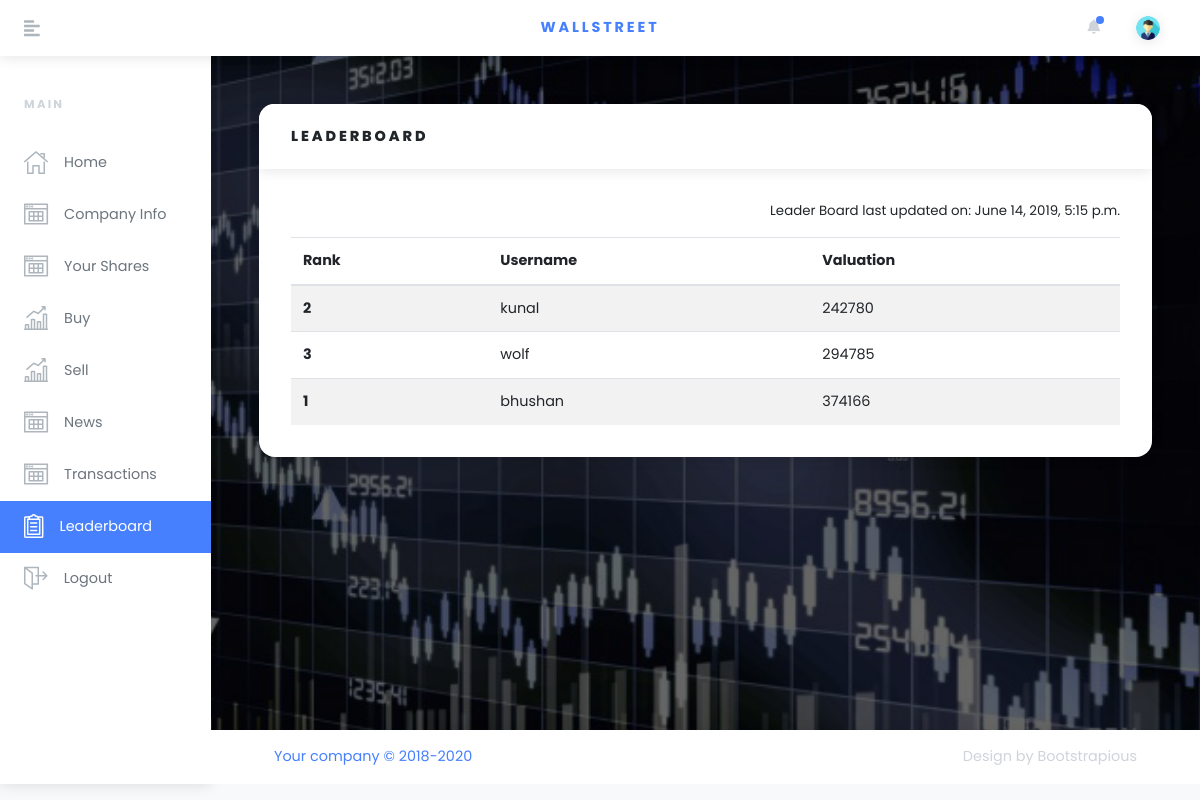
The app's page /leaderboard/ (signed in), older data.
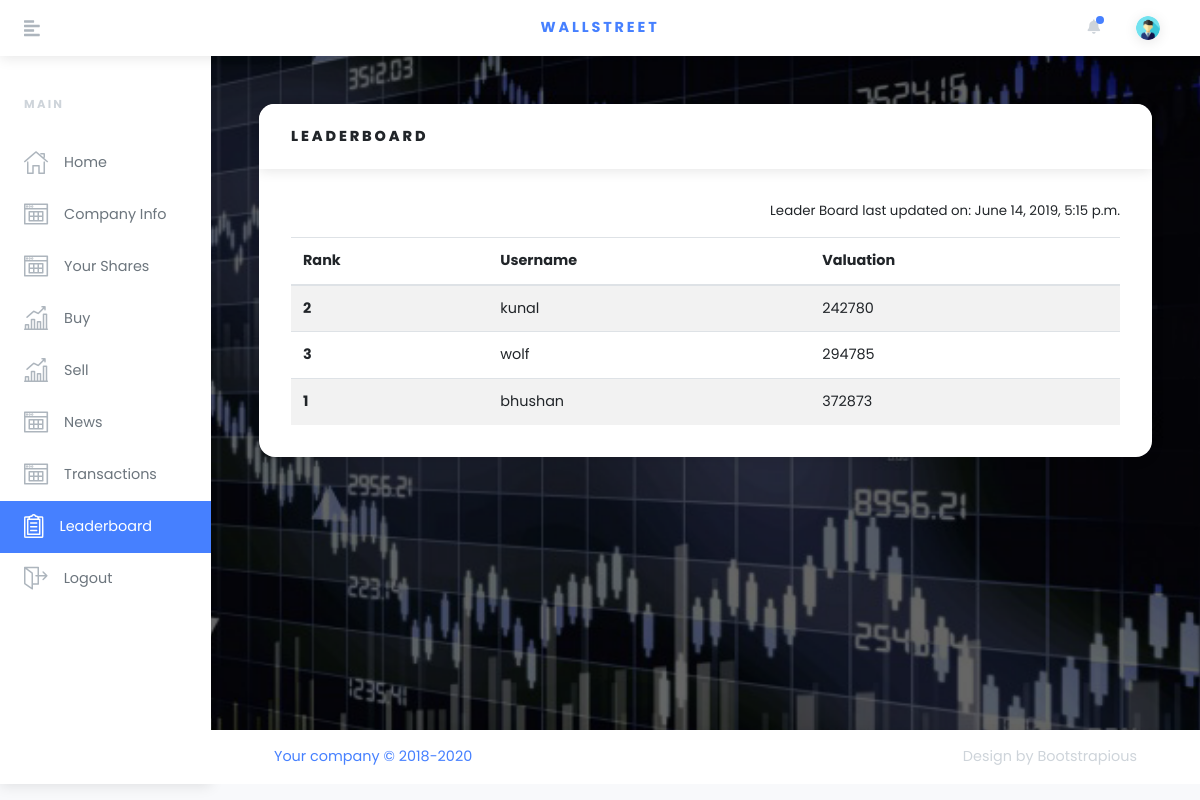
The same page, newer data.
### bazaar/models.py (models this page shows, shortened)
class Global(models.Model):
    sensex = models.FloatField(default=0)
    spread = models.IntegerField(default=0)
    LiveText = models.CharField(max_length=100)
    LeaderboardSize = models.IntegerField(default=100)
    LeaderBoardUpdateTime = models.DateTimeField(default=datetime.now)
    bidRangePercent = models.IntegerField(default=10, validators=[
            MaxValueValidator(100),
            MinValueValidator(1)
        ])
    registrationKey = models.CharField(max_length=20, default="abcde")
    startStopMarket = models.BooleanField(default=True)    # True => start, False => Stop

class LeaderBoard(models.Model):
    profile = models.ForeignKey(Profile, on_delete=models.CASCADE)

class Profile(models.Model):
    user = models.OneToOneField(User, on_delete=models.CASCADE)  # Extending User Model
    rank = models.IntegerField(default=-1)  # Rank of the user
    numberOfShares = models.IntegerField(default=0)  # Number of shares owned by the user
    cash = models.IntegerField(default=380000)  # Cash remaining
    netWorth = models.IntegerField(default=0)  # Users networth; Required for leaderboard;

### bazaar/views.py (the view)
# urls.py: path('leaderboard/', views.LeaderBoardView.as_view(), name='leaderboard'),
class LeaderBoardView(View):
    template = 'bazaar/leaderboard.html'
    def get(self, request):
        profile = Profile.objects.filter(user=User.objects.get(username=request.user)).first()
        g = Global.objects.filter(pk=1).first()
        sensex = g.sensex
        leaderboard = LeaderBoard.objects.all()
        update_time = g.LeaderBoardUpdateTime
        context = {"profile": profile, "sensex": sensex, "leaderboard": leaderboard, "update_time": update_time}
        return render(request, self.template, context)

### bazaar/templates/bazaar/leaderboard.html (shortened to what this page needs)
{%load static%}
<!DOCTYPE html>
<html>
  <head>
    <link rel="stylesheet" href="{% static 'bazaar/vendor/bootstrap/css/bootstrap.min.css'%}">
    <link rel="stylesheet" href="https://use.fontawesome.com/releases/v5.3.1/css/all.css">
    <link rel="stylesheet" href="{% static 'bazaar/css/orionicons.css'%}">
    <link rel="stylesheet" href="{% static 'bazaar/css/style.default.css'%}" id="theme-stylesheet">
    <link rel="stylesheet" href="{% static 'bazaar/css/custom.css'%}">
  </head>
  <body>
    <header class="header">
      <nav class="navbar navbar-expand-lg px-4 py-2 bg-white shadow"><a href="#" class="sidebar-toggler text-gray-500 mr-4 mr-lg-5 lead"><i class="fas fa-align-left"></i></a><a href="#" class="navbar-brand font-weight-bold text-uppercase text-base">Wallstreet</a>
        <ul class="ml-auto d-flex align-items-center list-unstyled mb-0">
          <li class="nav-item dropdown mr-3"><a id="notifications" href="http://example.com" data-toggle="dropdown" aria-haspopup="true" aria-expanded="false" class="nav-link dropdown-toggle text-gray-400 px-1"><i class="fa fa-bell"></i><span class="notification-icon"></span></a>
          </li>
          <li class="nav-item dropdown ml-auto"><a id="userInfo" href="http://example.com" data-toggle="dropdown" aria-haspopup="true" aria-expanded="false" class="nav-link dropdown-toggle"><img src="{% static 'bazaar/img/navLogo.png' %}" alt="Jason Doe" style="max-width: 1.5rem;" class="img-fluid rounded-circle shadow"></a>
          </li>
        </ul>
      </nav>
    </header>
    <div class="d-flex align-items-stretch">
      <div id="sidebar" class="sidebar py-3">
        <div class="text-gray-400 text-uppercase px-3 px-lg-4 py-4 font-weight-bold small headings-font-family">MAIN</div>
        <ul class="sidebar-menu list-unstyled">
              <li class="sidebar-list-item"><a href="{%url 'bazaar:index' %}" class="sidebar-link text-muted "><i class="o-home-1 mr-3 text-gray"></i><span>Home</span></a></li>
              <li class="sidebar-list-item"><a href="{%url 'bazaar:company' %}" class="sidebar-link text-muted"><i class="o-table-content-1 mr-3 text-gray"></i><span>Company Info</span></a></li>
              <li class="sidebar-list-item"><a href="../#sectionMyShares" class="sidebar-link text-muted"><i class="o-table-content-1 mr-3 text-gray"></i><span>Your Shares</span></a></li>
              <li class="sidebar-list-item"><a href="{%url 'bazaar:buy' %}" class="sidebar-link text-muted "><i class="o-sales-up-1 mr-3 text-gray"></i><span>Buy</span></a></li>
              <li class="sidebar-list-item"><a href="{%url 'bazaar:sell' %}" class="sidebar-link text-muted"><i class="o-sales-up-1 mr-3 text-gray"></i><span>Sell</span></a></li>
              <li class="sidebar-list-item"><a href="{%url 'bazaar:news' %}" class="sidebar-link text-muted "><i class="o-table-content-1 mr-3 text-gray"></i><span>News</span></a></li>
              <li class="sidebar-list-item"><a href="{%url 'bazaar:transactions' %}" class="sidebar-link text-muted "><i class="o-table-content-1 mr-3 text-gray"></i><span>Transactions</span></a></li>
              <li class="sidebar-list-item"><a href="{%url 'bazaar:leaderboard' %}" class="sidebar-link text-muted active"><i class="o-survey-1 mr-3 text-gray"></i><span>Leaderboard</span></a></li>
              <li class="sidebar-list-item"><a href="{%url 'bazaar:logoff'%}" class="sidebar-link text-muted"><i class="o-exit-1 mr-3 text-gray"></i><span>Logout</span></a></li>
        </ul>
      </div>
      <div class="page-holder w-100 d-flex flex-wrap">
        <div class="container-fluid px-xl-5">
          <section class="py-5">
            <div class="row">
              <div class="col-lg-12 mb-4">
                <div class="card">
                  <div class="card-header">
                    <h6 class="text-uppercase mb-0">Leaderboard</h6>
                  </div>
                  <div class="card-body">
                    <p style="text-align:right; font-size:10pt">Leader Board last updated on: {{update_time}}</p>
                    <table class="table table-striped table-hover card-text">
                      <thead>
                        <tr>
                          <th>Rank</th>
                          <th>Username</th>
                          <th>Valuation</th>
                        </tr>
                      </thead>
                      <tbody>
                      {% for leaderboardentry in leaderboard %}
                      <tr>
                        <th scope="row">{{ leaderboardentry.profile.rank }}</th>
                        <td>{{ leaderboardentry.profile.user.username }}</td>
                        <td>{{ leaderboardentry.profile.cash }}</td>
                      </tr>
                      {% endfor %}
                      </tbody>
                    </table>
                  </div>
                </div>
              </div>
            </div>
          </section>
        </div>
        <footer class="footer bg-white shadow align-self-end py-3 px-xl-5 w-100">
          <div class="container-fluid">
            <div class="row">
              <div class="col-md-6 text-center text-md-left text-primary">
                <p class="mb-2 mb-md-0">Your company &copy; 2018-2020</p>
              </div>
              <div class="col-md-6 text-center text-md-right text-gray-400">
                <p class="mb-0">Design by <a href="https://bootstrapious.com/admin-templates" class="external text-gray-400">Bootstrapious</a></p>
              </div>
            </div>
          </div>
        </footer>
      </div>
    </div>

Row changes from the older to the newer data that the page shows:
changed through a linked row, LeaderBoard "bhushan": profile.cash "374166" → "372873"
